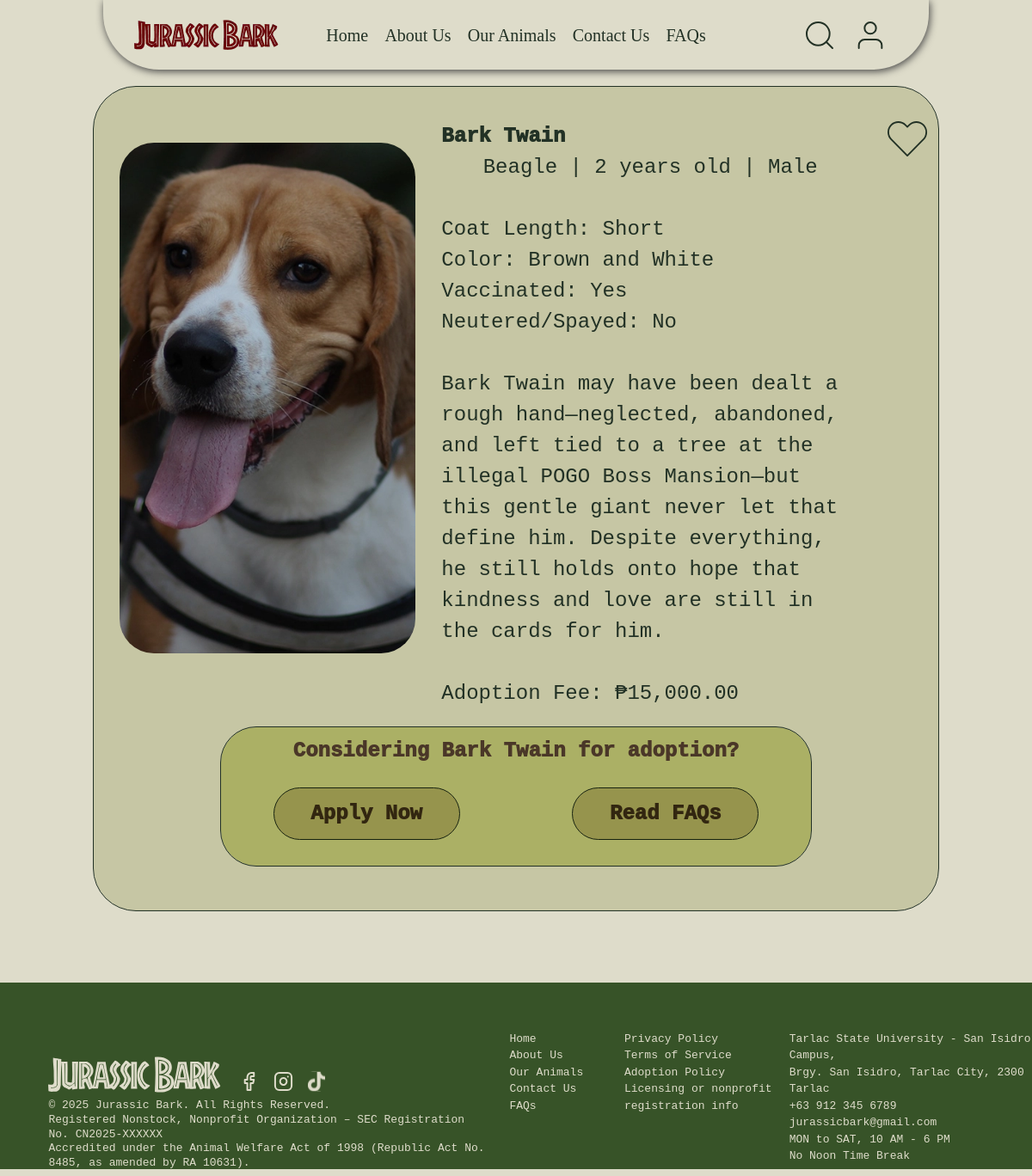
Page /petDetails.php?id=6 on the committed database.
### tables this page shows
CREATE TABLE `pets` (
  `petID` int(11) NOT NULL,
  `name` varchar(50) NOT NULL,
  `type` varchar(50) NOT NULL,
  `breed` varchar(50) NOT NULL,
  `age` int(11) NOT NULL,
  `price` double NOT NULL,
  `details` longtext NOT NULL CHECK (json_valid(`details`)),
  `imageDirectory` varchar(255) NOT NULL,
  `adoptedById` int(11) DEFAULT NULL
);

### petDetails.php (the view, shortened to what this page needs)
<?php
$petId = isset($_GET['id']) ? intval($_GET['id']) : 0;
$pet = null;
$error = null;
if ($petId > 0) {
    try {
        $host = '127.0.0.1';
        $dbname = 'adoptiondb';
        $username = 'root';
        $password = '';
        $pdo = new PDO("mysql:host=$host;dbname=$dbname;charset=utf8mb4", $username, $password);
        $pdo->setAttribute(PDO::ATTR_ERRMODE, PDO::ERRMODE_EXCEPTION);
        $stmt = $pdo->prepare("SELECT petID, name, type, breed, age, price, details, imageDirectory FROM pets WHERE petID = :petId");
        $stmt->bindParam(':petId', $petId, PDO::PARAM_INT);
        $stmt->execute();
        $pet = $stmt->fetch(PDO::FETCH_ASSOC);
    } catch (PDOException $e) {
        $error = "Database error: " . $e->getMessage();
    }
} else {
    $error = "Invalid pet ID.";
}
$gender = 'Unknown';
$color = 'Unknown';
$personality = 'No description available';
$vaccinated = 'Unknown';
$neutered = 'Unknown';
$coatLength = 'Unknown';
if ($pet) {
    $details = json_decode($pet['details'], true);
    if ($details) {
        $gender = isset($details['gender']) ? $details['gender'] : 'Unknown';
        $color = isset($details['color']) ? $details['color'] : 'Unknown';
        $personality = isset($details['personality']) ? $details['personality'] : 'No description available';
        $vaccinated = isset($details['vaccinated']) ? ($details['vaccinated'] ? 'Yes' : 'No') : 'Unknown';
        $neutered = isset($details['spayed_neutered']) ? ($details['spayed_neutered'] ? 'Yes' : 'No') : 'Unknown';
        $coatLength = isset($details['coat_length']) ? $details['coat_length'] : 'Unknown';
    }
}
$ageText = $pet ? ($pet['age'] > 1 ? $pet['age'] . ' years old' : $pet['age'] . ' year old') : '';
?>
<!DOCTYPE html>
<html lang="en">
<head>
    <link rel="stylesheet" href="petDetails.css">
    <link rel="stylesheet" href="global-application-styles.css">
    <link rel="stylesheet" href="globalFooterNav.css">
</head>
<body>
    <div class="nav">
        <div class="navLogo">
            <img src="images/homeImages/Jurassic Bark.webp" alt="">
        </div>
        <div class="mainNav">
            <p><a href="index.html">Home</a></p>
            <p> <a href="aboutUs.html">About Us</a></p>
            <p> <a href="ourAnimals.php">Our Animals</a></p>
            <p><a href="contact.html">Contact Us</a></p>
            <p><a href="faqs.html">FAQs</a></p>
        </div>
        <div class="navControls">
        </div>
    </div>
    <?php if ($error): ?>
        <div style="text-align: center; padding: 50px; width: 82%;">
            <h2>Error</h2>
            <p><?php echo htmlspecialchars($error); ?></p>
            <p><a href="ourAnimals.php" style="color: #223125; text-decoration: underline;">Back to Animals List</a></p>
        </div>
    <?php elseif ($pet): ?>
    <div class="petDetailsCon">
        <div class="petDetailsBg"></div>
        <div class="imageCon">
            <div class="imageHolder">
                <img class="petImage"
                     src="<?php echo htmlspecialchars($pet['imageDirectory']); ?>"
                     alt="<?php echo htmlspecialchars($pet['name']); ?>"
                     onerror="this.src='images/homeImages/petPics/default-pet.jpg'">
            </div>
        </div>
        <div class="petContent">
            <div class="petText">
                <p class="name"><?php echo htmlspecialchars($pet['name']); ?></p>
                <p class="details">
                    <p class="petTypeText" style="text-align: center" >
                        <?php echo htmlspecialchars($pet['breed']); ?> | <?php echo $ageText; ?> | <?php echo htmlspecialchars($gender); ?>
                    </p>
                    <br>
                    Coat Length: <?php echo htmlspecialchars($coatLength); ?> <br>
                    Color: <?php echo htmlspecialchars($color); ?> <br>
                    Vaccinated: <?php echo htmlspecialchars($vaccinated); ?> <br>
                    Neutered/Spayed: <?php echo htmlspecialchars($neutered); ?>
                    <br><br>
                    <?php echo htmlspecialchars($personality); ?>
                    <br><br>
                    Adoption Fee: ₱<?php echo number_format($pet['price'], 2); ?>
                </p>
            </div>
            <div class="petControls">
                <img class="heartIcon" src="images/ourAnimalsImages/heart icon.svg" alt="">
            </div>
        </div>
        <div id="bottomAdoption" class="adoption" >
            <div class="bottomAdoptionBg adoptionBg"></div>
            <p class="bottomAdoptionText adoptionText">Considering <?php echo htmlspecialchars($pet['name']); ?> for adoption?</p>
            <a href="user-application-page.html?petId=<?php echo $pet['petID']; ?>" class="bottomAdoptionBtn adoptionBtn">Apply Now</a>
            <div class="bottomAdoptionBtn adoptionBtn">Read FAQs</div>
        </div>
    </div>
    <?php endif; ?>
     <div class="HomeFooter">
        <div class="footerBg" ></div>
        <div class="foot1" >
            <div class="footerLogoIcons" >
                <img class="footLogo" src="images/homeImages/Jurassic Bark.svg" alt="">
                <div class="smallIconsCon">
                    <img class="smallIcons" src="images/homeImages/facebook.svg" alt="">
                    <img class="smallIcons" src="images/homeImages/instagram.svg" alt="">
                    <img class="smallIcons" src="images/homeImages/tiktok.svg" alt="">            </div>
                </div>
            <div class="foot1Text" >
                © 2025 Jurassic Bark. All Rights Reserved.
                <br>
                Registered Nonstock, Nonprofit Organization – SEC Registration No. CN2025-XXXXXX
                <br>
                Accredited under the Animal Welfare Act of 1998 (Republic Act No. 8485, as amended by RA 10631).
            </div>
        </div>
        <div class="foot2" >
            Home
            <br>
            About Us
            <br>
            Our Animals
            <br>
            Contact Us
            <br>
            FAQs
        </div>
        <div class="foot3" >
            Privacy Policy
            <br>
            Terms of Service
            <br>
            Adoption Policy
            <br>
            Licensing or nonprofit
            <br>
            registration info
        </div>
        <div class="foot4" >
            Tarlac State University - San Isidro Campus,
            <br>
            Brgy. San Isidro, Tarlac City, 2300 Tarlac
            <br>
            +63 912 345 6789
            <br>
            jurassicbark@gmail.com
            <br>
            MON to SAT, 10 AM - 6 PM
            <br>
            No Noon Time Break
        </div>
     </div>
</body>
</html>

### petDetails.css (style rules this page uses)
*, *::before, *::after { box-sizing: border-box; }
* { margin: 0; }
@media (prefers-reduced-motion: no-preference) { html { interpolate-size: allow-keywords; } }
body { line-height: 1.5; -webkit-font-smoothing: antialiased; }
img, picture, video, canvas, svg { display: block; max-width: 100%; }
p, h1, h2, h3, h4, h5, h6 { overflow-wrap: break-word; }
p { text-wrap: pretty; }
:root { --fontColor: #223125; --fontColor2: #725134; --fontColor3: #444E27; --bgColor: #DEDCCA; }
body { position: relative; background: var(--bgColor); color: var(--fontColor); font-family: "Chakra Petch"; display: flex; flex-direction: column; align-items: center; overflow-x: hidden; }
#bottomAdoption { display: none; }
.petDetailsCon { border: 1px solid #223125; width: 82%; display: grid; grid-template-columns: .7fr 1fr; height: 638px; overflow: hidden; border-radius: 50px; position: relative; }
.petDetailsBg { background: #223125; mix-blend-mode: overlay; width: 100%; height: 100%; position: absolute; z-index: -1; }
.imageCon { display: flex; align-items: center; justify-content: center; }
.imageHolder { width: 85%; height: 82%; border-radius: 50px; border: 2px yellow; display: flex; align-items: center; justify-content: center; }
.petImage { height: 100%; width: auto; object-fit: cover; border-radius: 40px; display: block; }
.petContent { display: flex; color: var(--fontColor); }
.petText { font-size: 24px; margin-top: 7%; font-weight: 100; margin-right: 10px; }
.name { font-weight: 1000; }
.petControls { display: flex; flex-direction: column; position: relative; justify-content: space-between; padding-right: 2%; margin-top: 7%; }
.heartIcon { width: 47px; align-self: flex-end; }
.adoption { position: relative; display: flex; flex-direction: column; border: 1px solid #223125; text-align: center; border-radius: 42px; gap: 10px; overflow: hidden; margin-bottom: 5%; }
.adoptionBg { background: #444E27; position: absolute; width: 100%; height: 100%; mix-blend-mode: overlay; z-index: -1; }
.adoptionText { margin-top: 30px; font-size: 24px; font-weight: 1000; margin-left: 20px; margin-right: 20px; }
.adoptionBtn { width: 217px; height: 61px; font-size: 24px; font-weight: 1000; background: #E0D7C3; mix-blend-mode: multiply; border-radius: 100px; display: flex; align-items: center; justify-content: center; margin-left: 20px; margin-right: 20px; border: 1px solid #223125; }
.adoption :last-child { margin-bottom: 30px; }
@media only screen and (max-width: 1336px) { .adoption { display: none; } }
@media only screen and (max-width: 1336px) { .petDetailsCon { grid-template-rows: 1fr auto; height: auto; } }
@media only screen and (max-width: 1336px) { #bottomAdoption { display: grid; grid-template-columns: 1fr 1fr; grid-template-rows: 1fr 1fr; grid-column: 1/3; height: 70%; justify-items: center; margin-left: 15%; margin-right: 15%; grid-row: 2; margin-bottom: 2%; margin-top: 2%; } }
@media only screen and (max-width: 1336px) { .heartIcon { width: 47px; flex-shrink: 0; } }
@media only screen and (max-width: 1336px) { .adoptionText { grid-column: 1/3; margin-top: 10px; } }
@media only screen and (max-width: 1336px) { .petControls { width: 100%; } }
.heartIcon { cursor: pointer; transition: all 0.3s ease; position: relative; filter-drop: drop-shadow(0 0 0 rgba(255, 0, 0, 0)); }

### global-application-styles.css (style rules this page uses)
* { margin: 0; padding: 0; box-sizing: border-box; }
:root { --container-w: 743.17px; --img-max: 100px; }
body { font-family: 'Chakra Petch', monospace; background-image: url('fabric_background.png'); background-size: cover; min-height: 100vh; color: #4a3728; padding: clamp(28px, 6.5vw, 120px) 0 clamp(16px, 4.5vw, 80px) 0; }

### rows in the picture
pets: imageDirectory (picture), name "Bark Twain", breed "Beagle", age "2 years old", details "Male", details "Short", details "Brown and White", details "Yes", details "No", details "Bark Twain may have been dealt a rough hand—neglected, abandoned, and left tied to a tree at the illegal POGO Boss Mansion—but this gentle giant never let that define him. Despite everything, he still holds onto hope that kindness and love are still in the cards for him.", price "15,000.00"
